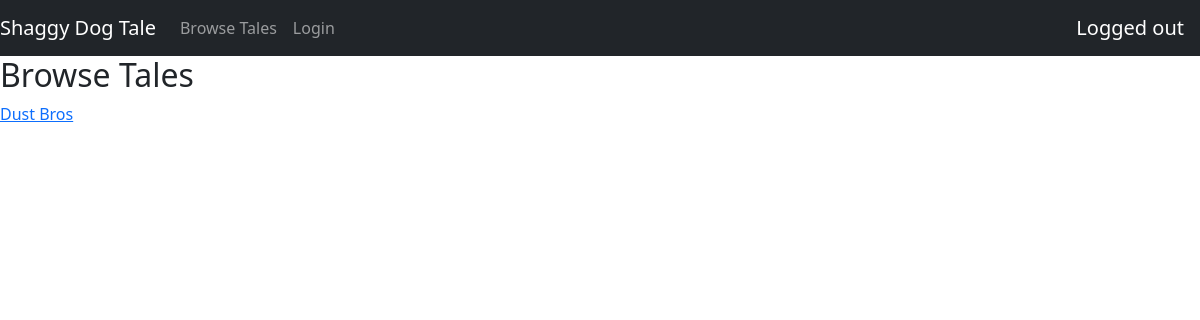
The app's page /shaggydogtale/browse, older data.
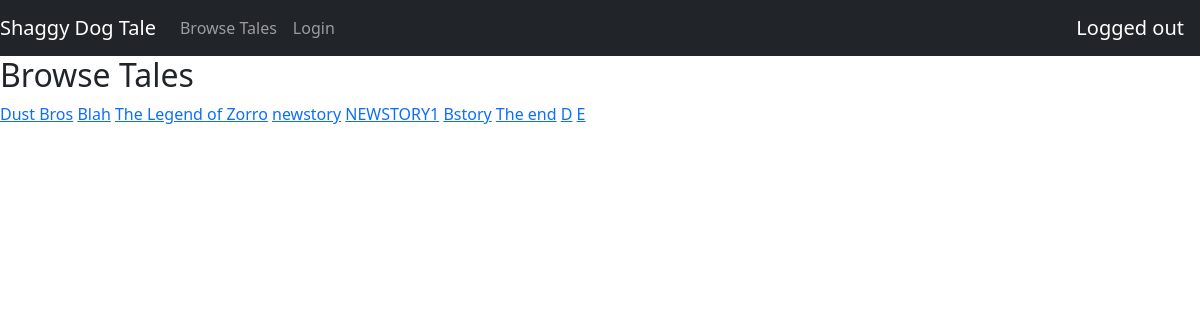
The same page, newer data.
### shaggydogtale/models.py (models this page shows, shortened)
class Story(models.Model):
    title = models.CharField(max_length=100)
    beginning = models.TextField(max_length=2000)
    middle = models.TextField(max_length=2000)
    end = models.TextField(max_length=2000)

### shaggydogtale/views.py (the view)
# urls.py: path('browse', views.Browse, name="browse"),
def Browse(request):
    stories = Story.objects.all()
    context = {
        'stories': stories
    }
    return render(request, 'shaggydogtale/browse.html', context)

### shaggydogtale/templates/shaggydogtale/browse.html
{% extends 'shaggydogtale/base.html' %}
{% block body %}
<h2>Browse Tales</h2>
    {% for story in stories %}
        <a href="{% url 'shaggydogtale:view' story.id %}">{{story.title}}</a>
    {% endfor %}
{% endblock body %}

### shaggydogtale/templates/shaggydogtale/base.html (shortened to what this page needs)
{% load static %}
<!DOCTYPE html>
<html lang="en">
<head>
    <link rel="stylesheet" href="{% static 'shaggydogtale/style.css' %}">
    <link href="https://cdn.jsdelivr.net/npm/bootstrap@5.2.2/dist/css/bootstrap.min.css" rel="stylesheet">
</head>
<body>
    <nav class="navbar sticky-top navbar-expand-lg navbar-dark bg-dark">
        <a class="navbar-brand nav-margin" href="{% url 'shaggydogtale:browse' %}">Shaggy Dog Tale</a>
        <div class="collapse navbar-collapse" id="navbarNav">
          <ul class="navbar-nav">
            <li class="nav-item">
              <a class="nav-link" href="{% url 'shaggydogtale:browse' %}">Browse Tales</a>
            </li>
            {% if user.is_authenticated %}
              <li class="nav-item">
                <a class="nav-link" href="{% url 'shaggydogtale:contributed' %}">Your Tales</a>
              </li>
              <li class="nav-item">
                <a class="nav-link" href="{% url 'logout' %}">Logout</a>
              </li>
            {% else %}
              <li class="nav-item">
                <a class="nav-link" href="{% url 'login' %}">Login</a>
              </li>
            {% endif %}
          </ul>
        </div>
        {% if user.is_authenticated %}
          <div class="navbar-brand">Logged in as {{user}}</div>
        {% else %}
          <div class="navbar-brand">Logged out</div>
        {% endif %}
    </nav>
    {% block body %}
    {% endblock body %}
</body>
</html>

Row changes from the older to the newer data that the page shows:
added Story: title "Blah"
added Story: title "The Legend of Zorro"
added Story: title "newstory"
added Story: title "NEWSTORY1"
added Story: title "Bstory"
added Story: title "The end"
added Story: title "D"
added Story: title "E"
